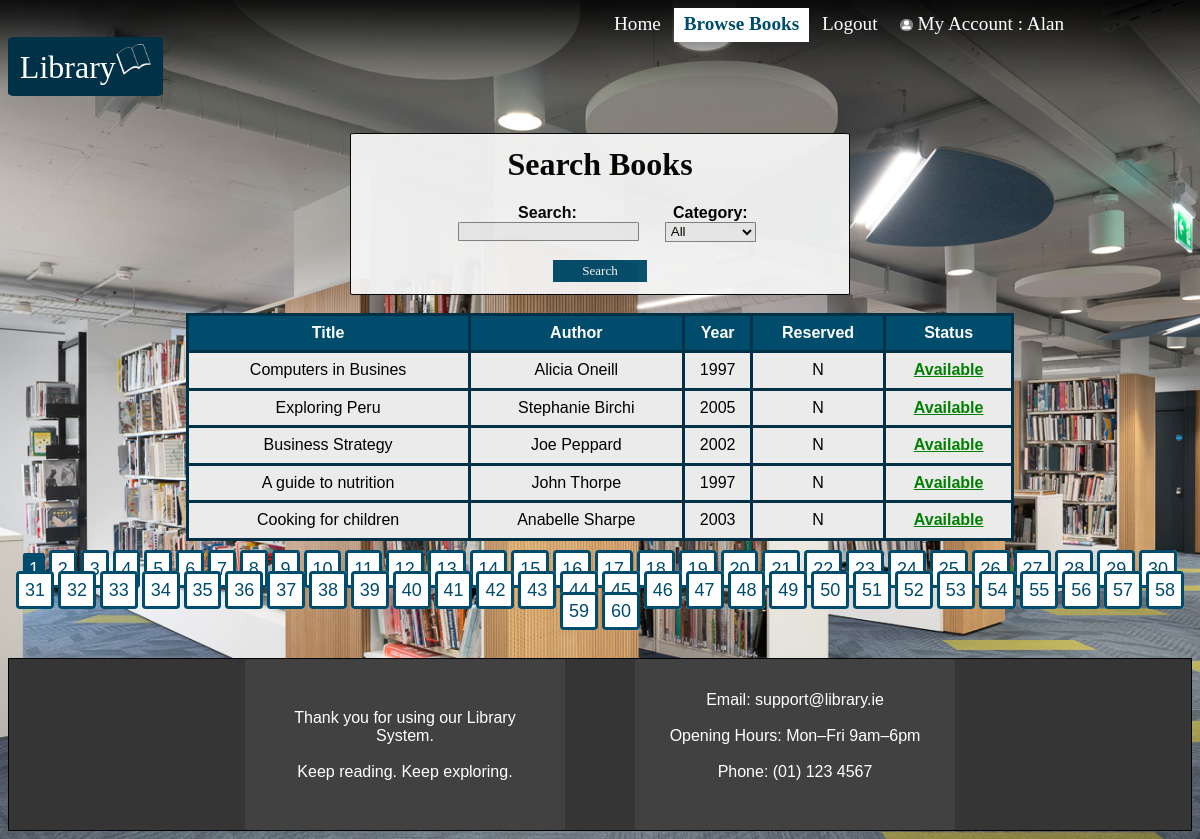
Screenshot of /pages/Browse.php (signed in) with the database file from the repository.
### tables this page shows
CREATE TABLE `users` (
  `Username` varchar(20) NOT NULL,
  `Password` varchar(20) NOT NULL,
  `FirstName` varchar(20) NOT NULL,
  `Surname` varchar(20) NOT NULL,
  `AddressLine1` varchar(50) NOT NULL DEFAULT 'none',
  `AddressLine2` varchar(50) NOT NULL,
  `City` varchar(20) NOT NULL DEFAULT 'none',
  `County` varchar(20) NOT NULL DEFAULT 'none',
  `Telephone` varchar(10) NOT NULL DEFAULT 'none',
  `Mobile` varchar(10) NOT NULL DEFAULT 'none'
);

CREATE TABLE `books` (
  `ISBN` varchar(15) NOT NULL,
  `BookTitle` varchar(40) NOT NULL,
  `Author` varchar(20) NOT NULL,
  `Edition` int(11) NOT NULL,
  `Year` int(5) NOT NULL,
  `Category` bigint(3) NOT NULL,
  `Reserved` varchar(1) NOT NULL DEFAULT 'N'
);

### pages/Browse.php (the view, shortened to what this page needs)
<?php
include("../library.php");
$User = isset($_SESSION["Users"]) ? $_SESSION["Users"] : null;
?>
<!DOCTYPE html>
<html lang="en">
<html>
<head>
    <link rel="stylesheet" href="../libraryCSS/styles.css">
    <link rel="stylesheet" href="../libraryCSS/background.css">
</head>
<body>
    <header>
        <div class="top-nav-bar">
            <a class="heading" href="Index.php">Home</a>
            <a class="heading active" href="Browse.php">Browse Books</a>
            <a class="heading" href="Logout.php">Logout</a>
            <?php
                $sql = "SELECT Username, Password, FirstName, Surname, AddressLine1, AddressLine2, City, County, Telephone, Mobile FROM users WHERE Username='$User'";
                $result = $conn->query($sql);
                if ($result && $row = $result->fetch_assoc()) {
                    echo '<a id="MyAccount" class="heading" href="MyAccount.php"><img src="../media/accountIcon.png" style="width:1.3%;height:1.3%;" alt="Account icon"> My Account : ' . $row["FirstName"] . '</a>';
                }
            ?>
        </div>
        <a id="header">Library<img src="../media/headerIcon.png" style="width:3%;height:3%;" alt="Library logo"></a>
    </header>
    <?php
        $search = "";
        $category = "";
        $page = 1;
        $limit = 5;
        $totalPages = 1;
        $result = null;
        if ($_SERVER["REQUEST_METHOD"] === "GET") {
            $offset = ($page - 1) * $limit;
            $where = " WHERE 1=1 ";
            $params = array();
            $types = "";
            $count_sql = "SELECT COUNT(*) AS total FROM books" . $where;
            $count_stmt = $conn->prepare($count_sql);
            $count_stmt->execute();
            $count_result = $count_stmt->get_result();
            $total_rows = 0;
            if ($count_result && $count_result->num_rows === 1) {
                $row_count = $count_result->fetch_assoc();
                $total_rows = (int)$row_count["total"];
            }
            if ($total_rows > 0) {
                $totalPages = ceil($total_rows / $limit);
            }
            $main_sql = "SELECT * FROM books" . $where . " LIMIT ? OFFSET ?";
            $main_stmt = $conn->prepare($main_sql);
            $types2 = $types . "ii";
            $params2 = $params;
            $params2[] = $limit;
            $params2[] = $offset;
            $main_stmt->bind_param($types2, ...$params2);
            $main_stmt->execute();
            $result = $main_stmt->get_result();
        }
    ?>
    <div id="register">
        <h1>Search Books</h1>
        <form method="GET">
            <section class="searchGrid">
                <div>
                    <label class="loginInput" for="search">Search:</label>
                    <br>
                    <input type="text" id="search" name="search" value="<?php echo htmlspecialchars($search); ?>">
                </div>
                <div>
                    <label class="loginInput" for="category">Category:</label>
                    <br>
                    <select id="category" name="category">
                        <option value="">All</option>
                    </select>
                </div>
            </section>
            <br>
            <button class="button" type="submit">
                <a class="buttontext">Search </a>
            </button>
        </form>
    </div>
    <br>
    <table id="bookTable">
        <tr>
            <th>Title</th>
            <th>Author</th>
            <th>Year</th>
            <th>Reserved</th>
            <th>Status</th>
        </tr>
        <?php
            if ($result) {
                while ($row = $result->fetch_assoc()) { ?>
                    <tr>
                        <td><?php echo htmlspecialchars($row['BookTitle']); ?></td>
                        <td><?php echo htmlspecialchars($row['Author']); ?></td>
                        <td><?php echo htmlspecialchars($row['Year']); ?></td>
                        <td><?php echo htmlspecialchars($row['Reserved']); ?></td>
                        <td>
                            <?php if ($row['Reserved'] === 'N') { ?>
                                <a id="available" href="../reserve.php?ISBN=<?php echo urlencode($row['ISBN']); ?>">Available</a>
                            <?php } else { ?>
                                <a id="unavailable">Unavailable</a>
                            <?php } ?>
                        </td>
                    </tr>
                <?php }
            }
        ?>
    </table>
    <br>
    <center>
        <?php
            if ($totalPages > 1) {
                for ($i = 1; $i <= $totalPages; $i++) {
                    if ($i == $page) {
                        echo "<span id='currentSearchPage'>" . $i . "</span> ";
                    } else {
                        echo "<a id='searchPages' href='?search=" . urlencode($search) . "&category=" . htmlspecialchars($category) . "&page=" . $i . "'>" . $i . "</a> ";
                    }
                }
            }
        ?>
    </center>
    <br><br>
    <footer>
        <section class="footerGrid">
            <div class="footerText">
                <br>
                Thank you for using our Library System.
                <br>
                <br>
                Keep reading. Keep exploring.
            </div>
            <div class="footerText">
                Email: support@library.ie
                <br>
                <br>
                Opening Hours: Mon–Fri 9am–6pm
                <br>
                <br>
                Phone: (01) 123 4567
                <br>
                <br>
            </div>
        </section>
    </footer>
</body>
</html>

### libraryCSS/styles.css (style rules this page uses)
.loginInput { text-align: left; color: black; font-family: Arial, Helvetica, sans-serif; font-weight: bold; }
h1 { margin-top: 5%; font-family: prophet-bold; font-size: 200%; text-align: center; color: Black; }
.button { border-style: solid; border-width: 1%; border-color: #004C6C; background-color: #004C6C; width: 35%; height: 3.2%; margin: auto; }
.buttontext { font-family: prophet-regular; text-align: center; color: white; font-size: small; text-decoration: none; }
.top-nav-bar { text-align: right; overflow: hidden; padding: 0.5%; width: 80%; margin: 0% auto; }
.top-nav-bar a { text-align: center; color: white; text-align: center; padding: 1%; text-decoration: none; font-size: larger; font-family: prophet-regular; }
.top-nav-bar a.active { background-color: white; color: #004C6C; font-weight: bold; }
input { border-style: solid; border-color: gray; border-width: 1px; border-radius: 3%; padding: 0.5%; background-color: #ebebeb; }
select { border-style: solid; border-color: gray; border-width: 1px; border-radius: 3%; padding: 0.5%; background-color: #ebebeb; }
#header { margin-top: 5%; font-family: prophet-bold; font-size: 200%; text-align: left; color: white; background-color: #003146; border-radius: 5%; padding: 1%; }
#currentSearchPage { background-color: #004C6C; font-size: large; font-family: Arial, Helvetica, sans-serif; color: white; text-decoration: none; padding: 0.5%; border-radius: 10%; }
#searchPages { background-color: white; border-style: solid; border-color: #004C6C; border-radius: 10%; font-size: large; font-family: Arial, Helvetica, sans-serif; color: #004C6C; text-decoration: none; padding: 0.5%; }
#available { text-align: left; color: green; font-family: Arial, Helvetica, sans-serif; font-weight: bold; }
footer { background-position: bottom center; background-size: cover; background-color: #353535; color: white; text-align: center; border-style: solid; border-color: black; border-width: 1px; }
.footerGrid { display: grid; grid-template-columns: repeat(2, 1fr); gap: 10%; max-width: 60%; margin: 0 auto; }
.footerText { background-color: #414141; color: white; padding: 10%; border-radius: 1%; font-family: Arial, Helvetica, sans-serif; }
.searchGrid { display: grid; grid-template-columns: repeat(2, 1fr); gap: 10%; max-width: 60%; margin: 0 auto; }

### libraryCSS/background.css (style rules this page uses)
body { background-image: url("../media/TUDlibraryBackground.jpeg"); background-repeat: no-repeat; background-attachment: fixed; background-position: top center; background-size: cover; }

### rows the page displays
users: FirstName "Alan"
books: BookTitle "Computers in Busines", Author "Alicia Oneill", Year "1997", Reserved "N"
books: BookTitle "Exploring Peru", Author "Stephanie Birchi", Year "2005", Reserved "N"
books: BookTitle "Business Strategy", Author "Joe Peppard", Year "2002", Reserved "N"
books: BookTitle "A guide to nutrition", Author "John Thorpe", Year "1997", Reserved "N"
books: BookTitle "Cooking for children", Author "Anabelle Sharpe", Year "2003", Reserved "N"
